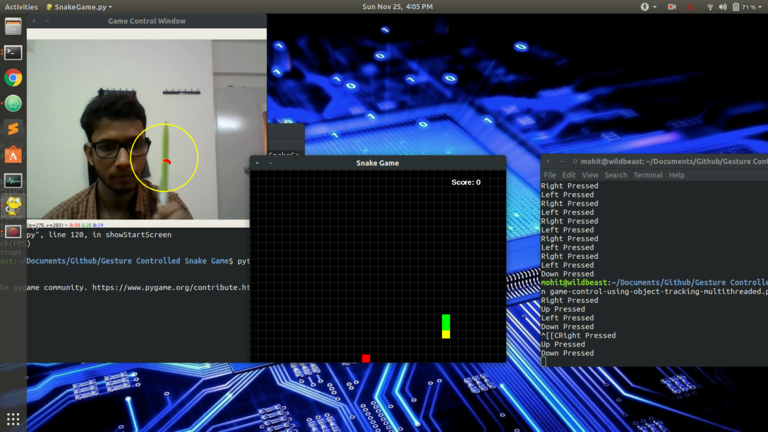
#> input picture images/Game-Play.png, 768 x 432 px, given in place of the camera
$ python test.py   (older library calls are emulated)
#> lines starting #> are read from the running program, lines starting #| are printed output that depends on the picture; after the words box and inside, x2 and y2 are one past the last pixel; in counts of white or black regions, pixels touching at a corner belong together
''' This script detects a object of specified object colour from the webcam video feed.
Using OpenCV library for vision tasks and HSV color space for detecting object of given specific color.'''

#Import necessary modules
import cv2
import imutils
import numpy as np
from collections import deque
import time
import math

#Define HSV colour range for green colour objects
greenLower = (29, 86, 6)
greenUpper = (64, 255, 255)

#Used in deque structure to store no. of given buffer points
buffer = 20

#Points deque structure storing 'buffer' no. of object coordinates
pts = deque(maxlen = buffer)

#Start video capture
video_capture = cv2.VideoCapture(0)

#Sleep for 2 seconds to let camera initialize properly.
time.sleep(2)

#Loop until OpenCV window is not closed
while True:
    ret, frame = video_capture.read()
#> frame is the input picture: shape (432, 768, 3); mean B, G, R 77.5, 55, 46.9
    frame = cv2.flip(frame, 1)
    kernel = np.ones((3, 3), np.uint8)

    # define region of interest
    roi = frame[100:300, 100:300]

    # cv2.rectangle(frame,(100=LMargin, 100=tmargin),(300=Left line, 300=top line),(0,255,0),0)
    cv2.rectangle(frame, (100, 100), (300, 300), (0, 255, 0), 0)
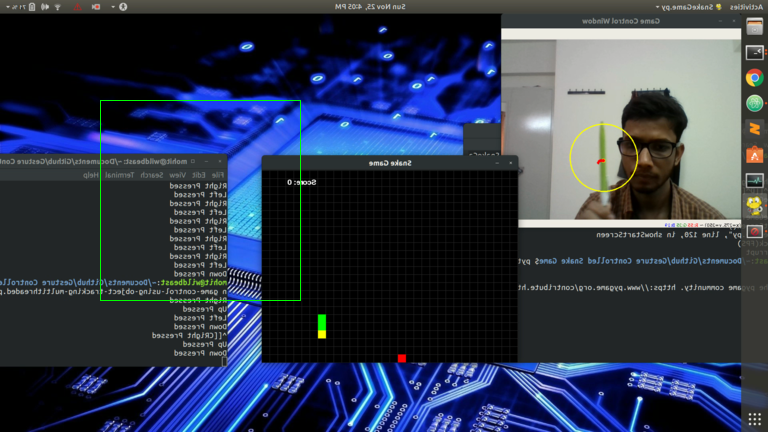
#> frame: shape (432, 768, 3); mean B, G, R 77.3, 55.6, 46.9
    hsv = cv2.cvtColor(roi, cv2.COLOR_BGR2HSV)
#> hsv: shape (200, 200, 3); mean H, S, V 85.4, 99.8, 100
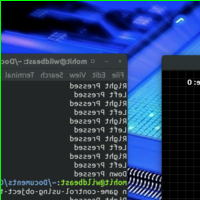
#> roi: shape (200, 200, 3); mean B, G, R 96.2, 58.6, 39.4

    # define range of skin color in HSV
    lower_skin = np.array([0, 20, 70], dtype=np.uint8)
    upper_skin = np.array([20, 255, 255], dtype=np.uint8)

    # extract skin colur imagw
    mask = cv2.inRange(hsv, lower_skin, upper_skin)
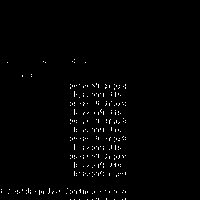
#> mask: shape (200, 200); 1.3% white in thin lines or dots, all inside (x1, y1, x2, y2) = (1, 59, 126, 200)

    # extrapolate the hand to fill dark spots within
    mask = cv2.dilate(mask, kernel, iterations=4)
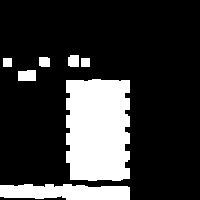
#> mask: shape (200, 200); 21.1% white; 7 white regions

    # blur the image
    mask = cv2.GaussianBlur(mask, (5, 5), 100)
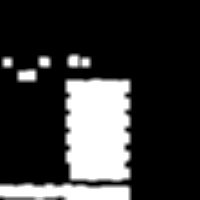
#> mask: shape (200, 200); min 0, max 255, mean 54

    # find contours
    _, contours, _ = cv2.findContours(mask, cv2.RETR_TREE, cv2.CHAIN_APPROX_SIMPLE)
#> contours = 5 contours; box (x1, y1, x2, y2) and area: (0, 77, 132, 200) 8866, (16, 55, 52, 83) 466, (66, 53, 92, 69) 338, (1, 56, 14, 69) 144, (73, 181, 87, 184) 24

    # contours, hierarchy = cv2.findContours(mask, cv2.RETR_TREE, cv2.CHAIN_APPROX_SIMPLE)

    # find contour of max area(hand)
    cnt = max(contours, key=lambda x: cv2.contourArea(x))
#> cnt = contour of 106 points, box (x1, y1, x2, y2) (0, 77, 132, 200), area 8866

    # approx the contour a little
    epsilon = 0.0005 * cv2.arcLength(cnt, True)
#> epsilon = 0.335
    approx = cv2.approxPolyDP(cnt, epsilon, True)
#> approx = contour of 104 points, box (x1, y1, x2, y2) (0, 77, 132, 200), area 8866

    # make convex hull around hand
    hull = cv2.convexHull(cnt)
#> hull = [[102, 77], [131, 78], [131, 199], [2, 199], [0, 198], [0, 183], [64, 78], [90, 77]]

    # define area of hull and area of hand
    areahull = cv2.contourArea(hull)
#> areahull = 12529.5
    areacnt = cv2.contourArea(cnt)
#> areacnt = 8866.5

    # find the percentage of area not covered by hand in convex hull
    arearatio = ((areahull - areacnt) / areacnt) * 100
#> arearatio = 41.31

    # find the defects in convex hull with respect to hand
    hull = cv2.convexHull(approx, returnPoints=False)
#> hull = [53, 49, 47, 46, 5, 3, 2, 0]
    defects = cv2.convexityDefects(approx, hull)
#> defects = [[53, 0, 62, 11520], [0, 2, 1, 247], [3, 5, 4, 246], [5, 46, 30, 14598], [47, 49, 48, 114], [49, 53, 51, 256]]

    # l = no. of defects
    l = 0

    # code for finding no. of defects due to fingers
    for i in range(defects.shape[0]):
        s, e, f, d = defects[i, 0]
        start = tuple(approx[s][0])
        end = tuple(approx[e][0])
        far = tuple(approx[f][0])
        pt = (100, 180)

        # find length of all sides of triangle
        a = math.sqrt((end[0] - start[0]) ** 2 + (end[1] - start[1]) ** 2)
        b = math.sqrt((far[0] - start[0]) ** 2 + (far[1] - start[1]) ** 2)
        c = math.sqrt((end[0] - far[0]) ** 2 + (end[1] - far[1]) ** 2)
        s = (a + b + c) / 2
        ar = math.sqrt(s * (s - a) * (s - b) * (s - c))

        # distance between point and convex hull
        d = (2 * ar) / a

        # apply cosine rule here
        angle = math.acos((b ** 2 + c ** 2 - a ** 2) / (2 * b * c)) * 57

        # ignore angles > 90 and ignore points very close to convex hull(they generally come due to noise)
        if angle <= 90 and d > 30:
            l += 1
            cv2.circle(roi, far, 3, [255, 0, 0], -1)

        # draw lines around hand
        cv2.line(roi, start, end, [0, 255, 0], 2)
#> this loop made 6 passes
#> (e, f, start, end, far, a) on passes 1 to 6: (0, 62, (131, 199), (131, 78), (86, 183), 121), (2, 1, (131, 78), (102, 77), (103, 78), 29.02), (5, 4, (90, 77), (64, 78), (89, 78), 26.02), (46, 30, (64, 78), (0, 183), (68, 181), 123), (49, 48, (0, 198), (2, 199), (1, 198), 2.24), (53, 51, (2, 199), (131, 199), (59, 198), 129)
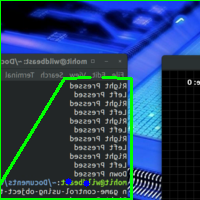
#> roi: shape (200, 200, 3); 3.14% of pixels changed, all inside (x1, y1, x2, y2) = (1, 76, 133, 200)
#> after the loop, l = 2

    l += 1
#> l = 3
    # print corresponding gestures which are in their ranges
    font = cv2.FONT_HERSHEY_SIMPLEX
#> font = 0

    # cv2.putText(frame,'1 = FW',(0,50), font, 1, (0,0,255), 3, cv2.LINE_AA)

    if l == 1:

        if areacnt < 2000:
            cv2.putText(frame, 'Put hand in the box', (0, 50), font, 2, (0, 0, 255), 3, cv2.LINE_AA)
        else:
            if arearatio < 12:
                cv2.putText(frame, '0', (0, 50), font, 2, (0, 0, 255), 3, cv2.LINE_AA)
            elif arearatio < 17.5:
                cv2.putText(frame, 'Best of luck', (0, 50), font, 2, (0, 0, 255), 3, cv2.LINE_AA)

            else:
                cv2.putText(frame, '1', (0, 50), font, 2, (0, 0, 255), 3, cv2.LINE_AA)
                time.sleep(.15)
                # arduinoData.write(b'1')

    elif l == 2:
        cv2.putText(frame, '2', (0, 50), font, 2, (0, 0, 255), 3, cv2.LINE_AA)
        time.sleep(.15)
        # arduinoData.write(b'2')

    elif l == 3:

        # [5 lines of commented-out code are left out]
        cv2.putText(frame, 'ok', (0, 50), font, 2, (0, 0, 255), 3, cv2.LINE_AA)
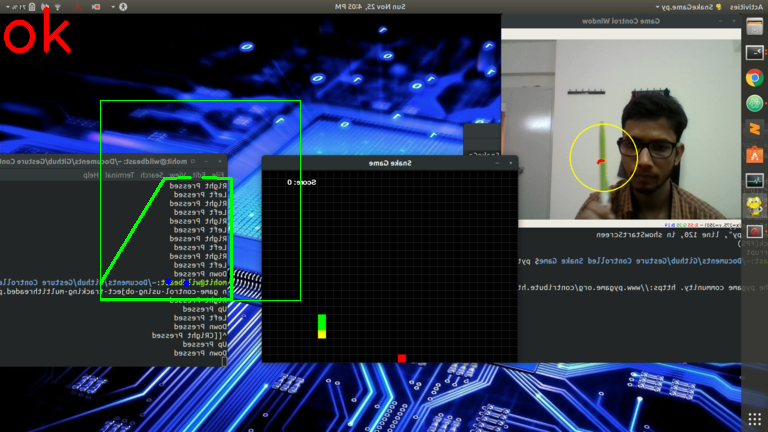
#> frame: shape (432, 768, 3); 0.74% of pixels changed, all inside (x1, y1, x2, y2) = (3, 6, 233, 300)
        time.sleep(.15)
        # arduinoData.write(b'3')

    elif l == 4:
        cv2.putText(frame, '4', (0, 50), font, 2, (0, 0, 255), 3, cv2.LINE_AA)
        time.sleep(.15)
        # arduinoData.write(b'4')

    elif l == 5:
        cv2.putText(frame, '5', (0, 50), font, 2, (0, 0, 255), 3, cv2.LINE_AA)
        time.sleep(.15)
        # arduinoData.write(b'5')

    elif l == 6:
        cv2.putText(frame, 'reposition', (0, 50), font, 2, (0, 0, 255), 3, cv2.LINE_AA)
        time.sleep(.15)
        # arduinoData.write(b'6')

    else:
        cv2.putText(frame, 'reposition', (10, 50), font, 2, (0, 0, 255), 3, cv2.LINE_AA)

    # show the windows
    cv2.imshow('mask', mask)
    cv2.imshow('frame', frame)

    #Show the output frame
    key = cv2.waitKey(1) & 0xFF
#> (key q is pressed here)

    #If q is pressed, close the window
    if(key == ord('q')):
        break
#After all the processing, release webcam and destroy all windows
video_capture.release()
cv2.destroyAllWindows()
